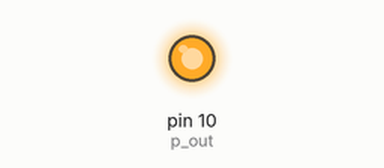
The sketch below on a simulated Arduino Uno, built with avr-gcc and run on an emulated ATmega328P. On the bench: output pins drawn as LEDs (lit = HIGH).

Above: at 1.0 s.
At 3.0 s:
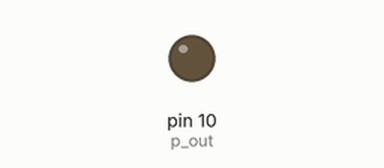
Timing chart, 0 to 5.2 s (numbered marks = the images above):
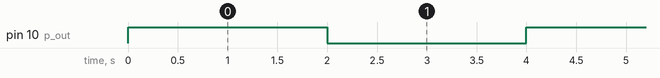

Measured:
- by itself, pin 10 (p_out): alternates HIGH for 2.0 s and LOW for 2.0 s

The sketch:

transistor_test.ino
```cpp
int p_out = 10;

void setup() {
  // put your setup code here, to run once:
  pinMode(p_out, OUTPUT);


}

void loop() {
  // put your main code here, to run repeatedly:
  digitalWrite(p_out, HIGH);
  delay(2000);
  digitalWrite(p_out, LOW);
  delay(2000);
}
```
